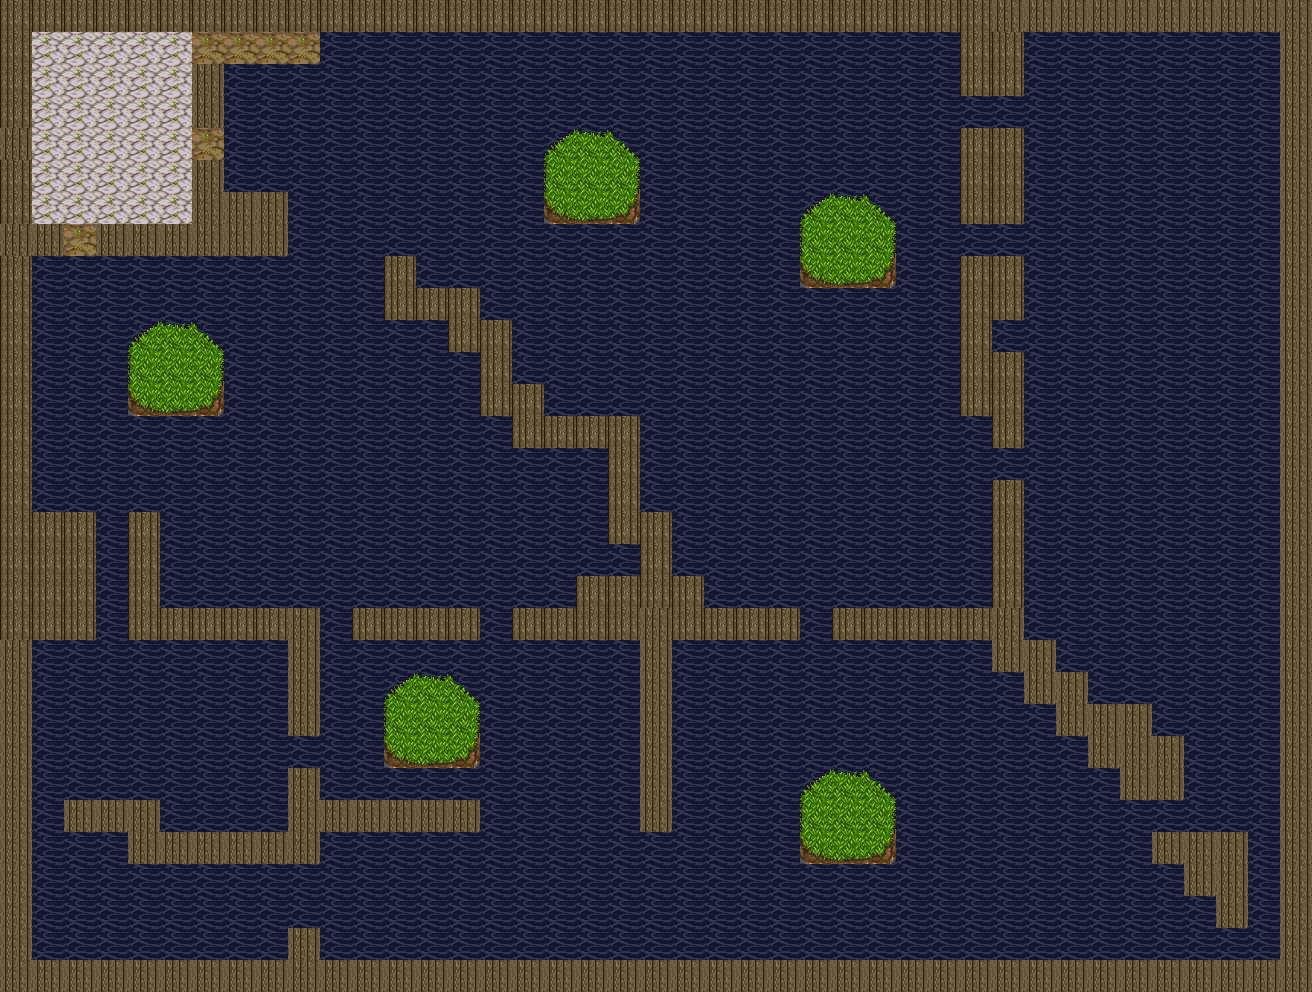

This is a level from a 2D game, rendered from its Tiled map with the project's own tilesets. A one-line summary and the map file follow, with tile-layer data summarised:
An orthogonal 41x31 tile map with 32x32 px tiles, 1 tile layer (ground).

<map version="1.0" orientation="orthogonal" renderorder="right-down" width="41" height="31" tilewidth="32" tileheight="32" nextobjectid="1">
 <tileset firstgid="1" name="tile" tilewidth="32" tileheight="32" tilecount="256" columns="16">
  <image source="tile.png" width="512" height="512" />
  <tile id="20">
   <animation>
    <frame tileid="65" duration="100" />
    <frame tileid="49" duration="100" />
    <frame tileid="50" duration="100" />
   </animation>
  </tile>
  <tile id="50">
   <properties>
    <property name="cost" value="10" />
    <property name="deposit_area" value="1" />
    <property name="walkable" value="True" />
   </properties>
  </tile>
  <tile id="53">
   <properties>
    <property name="cost" value="10" />
    <property name="deposit_area" value="1" />
    <property name="walkable" value="True" />
    <property name="water" type="int" value="0" />
   </properties>
  </tile>
  <tile id="76">
   <properties>
    <property name="cost" value="3000" />
    <property name="walkable" value="false" />
    <property name="water" type="int" value="0" />
   </properties>
  </tile>
  <tile id="77">
   <properties>
    <property name="cost" value="3000" />
    <property name="walkable" value="false" />
    <property name="water" type="int" value="0" />
   </properties>
  </tile>
  <tile id="133">
   <properties>
    <property name="deposit" value="true" />
   </properties>
  </tile>
  <tile id="136">
   <properties>
    <property name="cost" type="int" value="10" />
    <property name="walkable" value="True" />
    <property name="water" type="int" value="0" />
   </properties>
  </tile>
  <tile id="160">
   <properties>
    <property name="cost" value="14" />
    <property name="walkable" value="True" />
    <property name="water" type="int" value="0" />
   </properties>
  </tile>
  <tile id="161">
   <properties>
    <property name="cost" value="14" />
    <property name="walkable" value="True" />
    <property name="water" type="int" value="0" />
   </properties>
  </tile>
  <tile id="162">
   <properties>
    <property name="cost" value="14" />
    <property name="walkable" value="True" />
    <property name="water" type="int" value="0" />
   </properties>
  </tile>
  <tile id="163">
   <properties>
    <property name="cost" type="int" value="14" />
    <property name="walkable" value="True" />
    <property name="water" type="int" value="1" />
   </properties>
  </tile>
  <tile id="176">
   <properties>
    <property name="cost" value="14" />
    <property name="walkable" value="True" />
    <property name="water" type="int" value="0" />
   </properties>
  </tile>
  <tile id="177">
   <properties>
    <property name="cost" value="14" />
    <property name="walkable" value="True" />
    <property name="water" type="int" value="0" />
   </properties>
  </tile>
  <tile id="178">
   <properties>
    <property name="cost" value="14" />
    <property name="walkable" value="True" />
    <property name="water" type="int" value="0" />
   </properties>
  </tile>
  <tile id="192">
   <properties>
    <property name="cost" value="14" />
    <property name="walkable" value="True" />
    <property name="water" type="int" value="0" />
   </properties>
  </tile>
  <tile id="193">
   <properties>
    <property name="cost" value="14" />
    <property name="walkable" value="True" />
    <property name="water" type="int" value="0" />
   </properties>
  </tile>
  <tile id="194">
   <properties>
    <property name="cost" value="14" />
    <property name="walkable" value="True" />
    <property name="water" type="int" value="0" />
   </properties>
  </tile>
 </tileset>
 <layer name="ground" width="41" height="31">
  <data>[1271 cells, 1271 non-empty, 14 distinct tile ids]</data>
 </layer>
</map>
